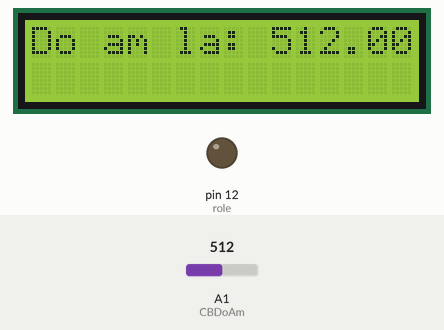
Bench run of a sketch on a simulated Arduino Uno, built with avr-gcc and run on an emulated ATmega328P. On the bench: 16×2 character LCD, output pins drawn as LEDs (lit = HIGH). The inputs (shaded band) are chosen by the test bench; at power-on: A1 (CBDoAm) = 512.

Above: at 1.2 s.
1.3 s: A1 (CBDoAm) set to 789
At 3.9 s:
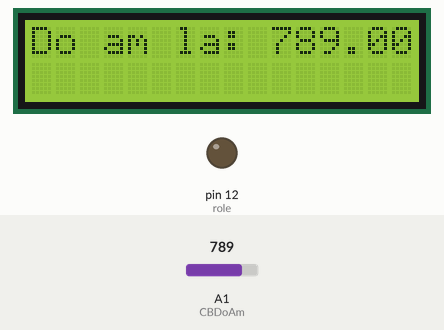
5.2 s: A1 (CBDoAm) set to 811
At 6.8 s:
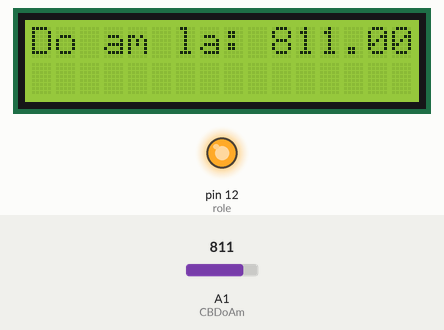
9.1 s: A1 (CBDoAm) set to 790
At 11.0 s:
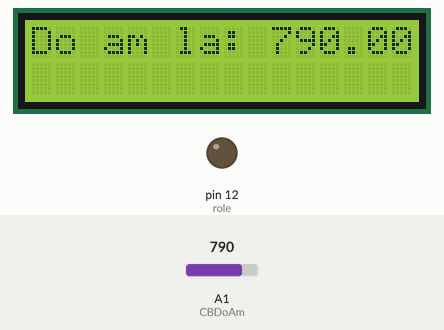
Timing chart, 0 to 12.5 s (numbered marks = the images above; inputs shaded):
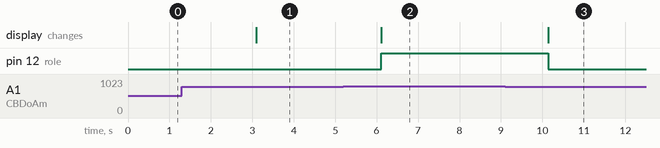

The sketch:

main.ino
```cpp
#include <Wire.h>
#include <LiquidCrystal_I2C.h>
LiquidCrystal_I2C lcd(0x27,16, 2);
int CBDoAm = A1;
#define role 12
float doamdat;
void setup()
{
Serial.begin(9600);
lcd.init();
lcd.backlight();

pinMode(role,OUTPUT);
}
void loop()
{
doamdat=analogRead(CBDoAm);
lcd.setCursor(0,0);
lcd.print("Do am la:");
lcd.setCursor(10,0);
lcd.print(doamdat);

if(doamdat < 800)
{
digitalWrite(role,LOW);
delay(1000);
}
else
{
digitalWrite(role,HIGH);
}
delay(2000);
}
```

Measured:
- the behaviour switches between 799 and 800 on A1 (CBDoAm) (found by bisection; images 1 and 2)
- after the input at 1.3 s, the display: changes after 1.8 s (image 1)
- after the input at 5.2 s, pin 12 (role): LOW → HIGH after 0.91 s; the display: changes after 0.91 s (image 2)
- after the input at 9.1 s, pin 12 (role): HIGH → LOW after 1.0 s; the display: changes after 1.0 s (image 3)
